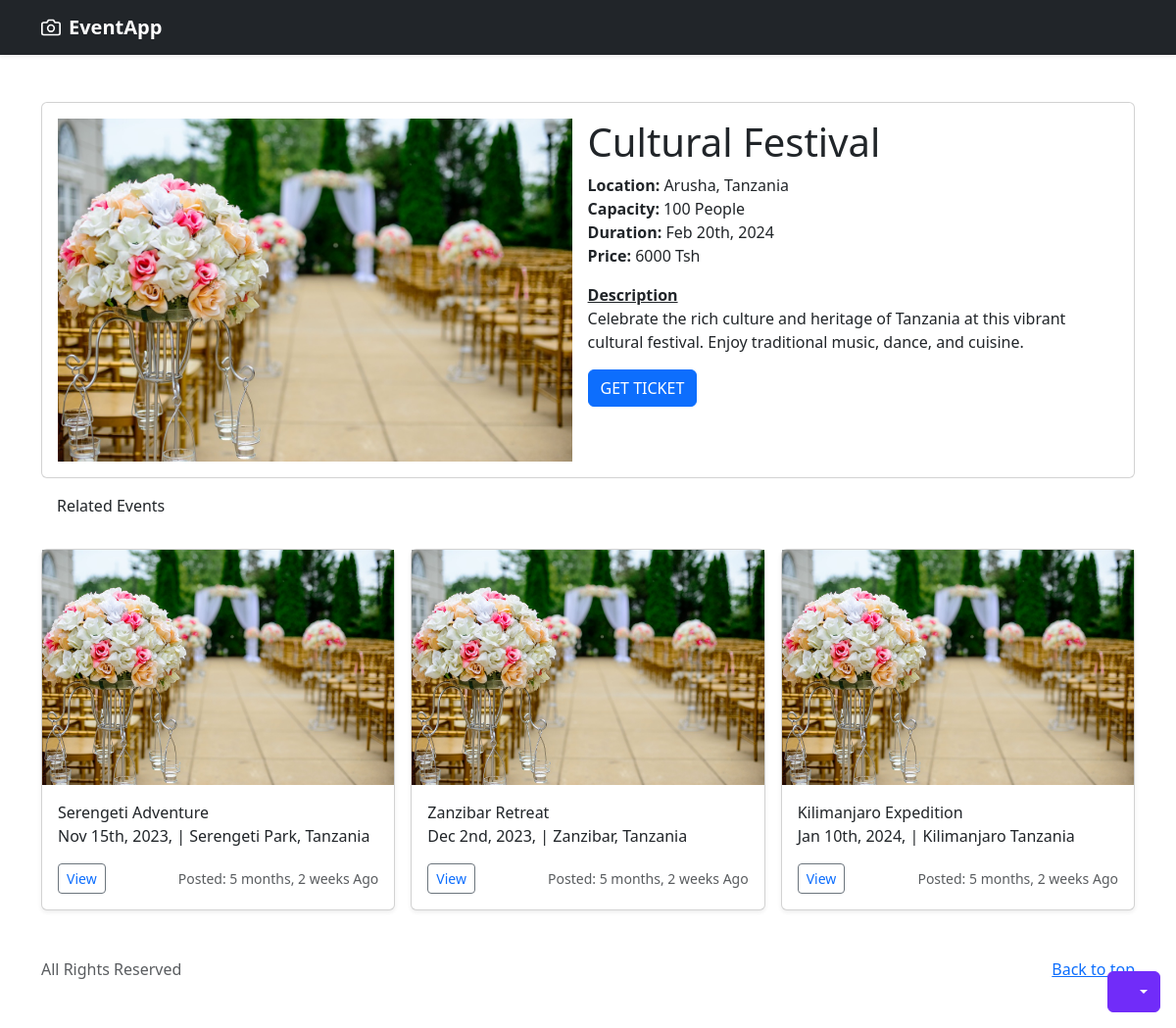
/event/12/, run on an earlier commit of the app's database.
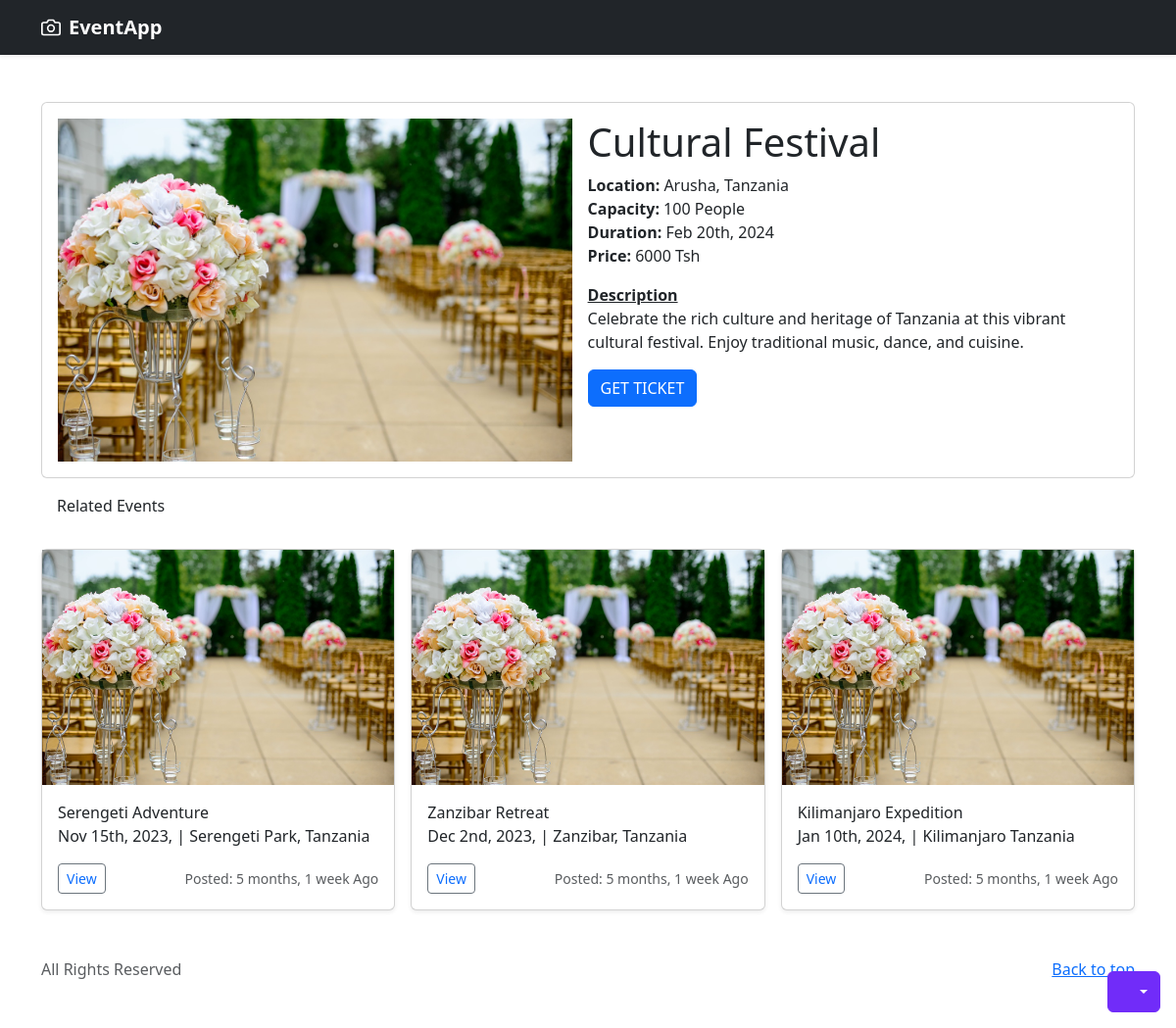
And on a later commit of the database.
### event/models.py (models this page shows, shortened)
class Event(models.Model):
    user = models.ForeignKey(User, on_delete=models.CASCADE, null=True, blank=True)
    name = models.CharField(max_length=200, null=True, blank=True)
    location = models.CharField(max_length=200, null=True, blank=True)
    typ = (
        ("BIRTHDAY", "BIRTHDAY"),
        ("WEDDING", "WEDDING"),
        ("ANNIVERSARY", "ANNIVERSARY"),
        ("GRADUATION", "GRADUATION"),
        ("SMALL PART", "SMALL PART"),
        ("ADVENTURE", "ADVENTURE"),
    )
    event_type = models.CharField(max_length=200, choices=typ, null=True, blank=True)
    price = models.CharField(max_length=200, null=True, blank=True)
    time = models.DateTimeField(null=True, blank=True)
    end_time = models.DateTimeField(null=True, blank=True)
    maximum_people = models.IntegerField()
    hosts = models.CharField(max_length=200, null=True, blank=True)
    photo = models.ImageField(upload_to='event_photos/', blank=True, null=True)
    description = models.TextField(null=True, blank=True)
    created_date = models.DateTimeField(auto_now=True)
    contacts = models.CharField(max_length=250, null=True, blank=True)
    map_link = models.CharField(max_length=250, null=True, blank=True)
    facebook_link = models.CharField(max_length=250, null=True, blank=True)
    instagram_link = models.CharField(max_length=250, null=True, blank=True)
    pay_number = models.CharField(max_length=250, null=True, blank=True)

### event/views.py (the view)
# urls.py: path('event/<str:id>/', views.event, name='event'),
def event(request, id):
    event = Event.objects.get(id=id)
    venues = [i for i in range (3)]
    events =  Event.objects.all()[:3]
    context = {
        'event':event,
        'venues': venues,
        'events': events
    }
    return render(request, 'event.html', context)

### templates/event.html (shortened to what this page needs)
{% extends 'base.html' %}
{% load static %}
{% block content %}
  <body>
    <div class="dropdown position-fixed bottom-0 end-0 mb-3 me-3 bd-mode-toggle">
        <button class="btn btn-bd-primary py-2 dropdown-toggle d-flex align-items-center"
                id="bd-theme"
                type="button"
                aria-expanded="false"
                data-bs-toggle="dropdown"
                aria-label="Toggle theme (auto)">
          <svg class="bi my-1 theme-icon-active" width="1em" height="1em"><use href="#circle-half"></use></svg>
        </button>
      </div>
    <header data-bs-theme="dark">
      <div class="navbar navbar-dark bg-dark shadow-sm">
        <div class="container">
          <a href="{% url 'home' %}" class="navbar-brand d-flex align-items-center">
            <strong>EventApp</strong>
          </a>
        </div>
      </div>
    </header>
    <main>
      <div class="container mt-5">
        <div class="card">
          <div class="card-body">
            <div class="d-flex">
              {% if event.photo %}
              <img
                src="{{ event.photo.url }}"
                height="350px"
                width="50%"
                alt="{{ event.name }}"
              />
              {% else %}
              <img
              src="{% static 'images/event1.jpg' %}"
              height="350px"
              width="50%"
              alt="{{ event.name }}"
            />
              {% endif %}
              <div class="p-3 pt-0">
                <h1>{{ event.name }} </h1>
                <p><strong> Location: </strong> {{ event.location }} <br>
                <strong>Capacity: </strong>  {{ event.maximum_people }} People<br><strong> Duration: </strong> {{ event.time|date:"M jS, Y" }}<br> <strong> Price: </strong> {{ event.price }} Tsh</p>
                <u ><strong> Description </u></strong><br>
                  {{ event.description }}
                  <button  type="button" class="btn btn-primary" data-bs-toggle="modal" data-bs-target="#confirmationModal">GET TICKET</a>
                  </button>
              </div>
            </div>
          </div>
        </div>
        <p class="p-3">Related Events</p>
        <div class="row row-cols-1 row-cols-sm-2 row-cols-md-3 g-3">
            {% for eventy in events %}
            <div class="col">
              <div class="card shadow-sm">
                <img src="{% static 'images/event1.jpg' %}" alt="">
                <div class="card-body">
                  <p class="card-text">{{ eventy.name }} <br>{{ eventy.time|date:"M jS, Y" }}, | {{ eventy.location }}
                    </p>
                  <div class="d-flex justify-content-between align-items-center">
                    <div class="btn-group">
                      <button type="button" class="btn btn-sm btn-outline-secondary"><a class="text-decoration-none" href="{% url 'event' eventy.id %}">View</a></button>
                    </div>
                    <small class="text-body-secondary">Posted: {{ eventy.created_date | timesince }} Ago</small>
                  </div>
                </div>
              </div>
            </div>
            {% endfor %}
          </div>
      </div>
    </main>
    <footer class="text-body-secondary py-5">
      <div class="container">
        <p class="float-end mb-1">
          <a href="#">Back to top</a>
        </p>
        All Rights Reserved
      </div>
    </footer>
  </body>
  {% endblock content %}

### templates/base.html (shortened to what this page needs)
<!DOCTYPE html>
<html lang="en" data-bs-theme="auto">
  {% load static %}
  {% load tz %}
  {% load humanize %}
  <head>
    <link
      href="https://cdn.jsdelivr.net/npm/bootstrap@5.3.2/dist/css/bootstrap.min.css"
      rel="stylesheet"
    />
    <link rel="stylesheet" type="text/css" href="https://cdnjs.cloudflare.com/ajax/libs/toastr.js/latest/toastr.min.css">
    <link rel="stylesheet" href="{% static 'style.css' %}" />
  </head>
  {% block content %}
  {% endblock %}
</html>

### static/style.css (style rules this page uses)
.bi { vertical-align: -.125em; fill: currentColor; }
.btn-bd-primary { --bd-violet-bg: #712cf9; --bd-violet-rgb: 112.520718, 44.062154, 249.437846; --bs-btn-font-weight: 600; --bs-btn-color: var(--bs-white); --bs-btn-bg: var(--bd-violet-bg); --bs-btn-border-color: var(--bd-violet-bg); --bs-btn-hover-color: var(--bs-white); --bs-btn-hover-bg: #6528e0; --bs-btn-hover-border-color: #6528e0; --bs-btn-focus-shadow-rgb: var(--bd-violet-rgb); --bs-btn-active-color: var(--bs-btn-hover-color); --bs-btn-active-bg: #5a23c8; --bs-btn-active-border-color: #5a23c8; }
.bd-mode-toggle { z-index: 1500; }

What changed in the data, as far as the page shows it:
changed Event "Serengeti Adventure": created_date "5 months, 2 weeks" → "5 months, 1 week"
changed Event "Zanzibar Retreat": created_date "5 months, 2 weeks" → "5 months, 1 week"
changed Event "Kilimanjaro Expedition": created_date "5 months, 2 weeks" → "5 months, 1 week"
